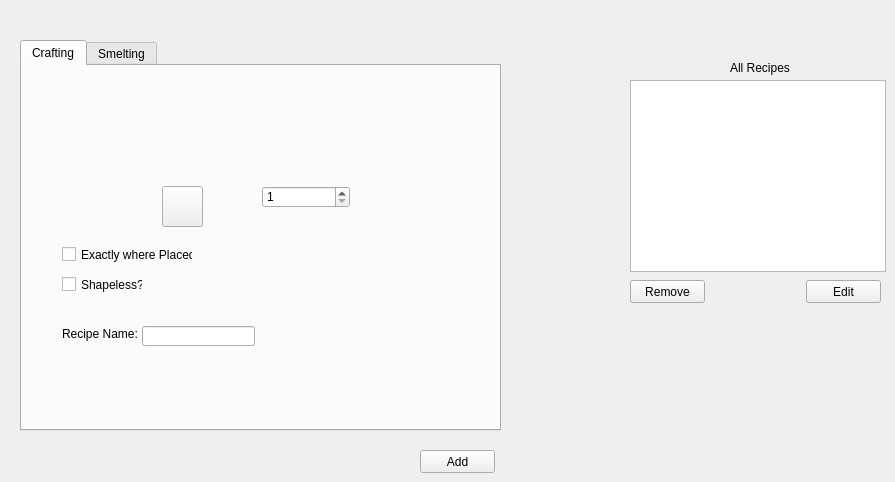
    <widget class="QWidget" name="tab_4">
     <attribute name="title">
      <string>Recipes</string>
     </attribute>
     <widget class="QListWidget" name="recipeList">
      <property name="geometry">
       <rect>
        <x>630</x>
        <y>80</y>
        <width>256</width>
        <height>192</height>
       </rect>
      </property>
      <property name="toolTip">
       <string>&lt;html&gt;&lt;head/&gt;&lt;body&gt;&lt;p&gt;A list of all custom recipes you have created.&lt;/p&gt;&lt;/body&gt;&lt;/html&gt;</string>
      </property>
     </widget>
     <widget class="QPushButton" name="buttonEditRecipe">
      <property name="geometry">
       <rect>
        <x>806</x>
        <y>280</y>
        <width>75</width>
        <height>23</height>
       </rect>
      </property>
      <property name="toolTip">
       <string>&lt;html&gt;&lt;head/&gt;&lt;body&gt;&lt;p&gt;Click a recipe from above, then press Edit to edit the block.&lt;/p&gt;&lt;/body&gt;&lt;/html&gt;</string>
      </property>
      <property name="text">
       <string>Edit</string>
      </property>
     </widget>
     <widget class="QPushButton" name="buttonRemoveRecipe">
      <property name="geometry">
       <rect>
        <x>630</x>
        <y>280</y>
        <width>75</width>
        <height>23</height>
       </rect>
      </property>
      <property name="toolTip">
       <string>&lt;html&gt;&lt;head/&gt;&lt;body&gt;&lt;p&gt;Click a recipe from above, then press Remove to delete it.&lt;br/&gt;This action cannot be undone.&lt;/p&gt;&lt;/body&gt;&lt;/html&gt;</string>
      </property>
      <property name="text">
       <string>Remove</string>
      </property>
     </widget>
     <widget class="QLabel" name="label_23">
      <property name="geometry">
       <rect>
        <x>730</x>
        <y>60</y>
        <width>61</width>
        <height>16</height>
       </rect>
      </property>
      <property name="text">
       <string>All Recipes</string>
      </property>
     </widget>
     <widget class="QTabWidget" name="tabWidget_2">
      <property name="geometry">
       <rect>
        <x>20</x>
        <y>40</y>
        <width>481</width>
        <height>391</height>
       </rect>
      </property>
      <property name="currentIndex">
       <number>0</number>
      </property>
      <widget class="QWidget" name="tab_5">
       <attribute name="title">
        <string>Crafting</string>
       </attribute>
       <widget class="QCheckBox" name="shapeless">
        <property name="geometry">
         <rect>
          <x>40</x>
          <y>210</y>
          <width>81</width>
          <height>17</height>
         </rect>
        </property>
        <property name="toolTip">
         <string>&lt;html&gt;&lt;head/&gt;&lt;body&gt;&lt;p&gt;Should the recipe be shapeless?&lt;/p&gt;&lt;/body&gt;&lt;/html&gt;</string>
        </property>
        <property name="text">
         <string>Shapeless?</string>
        </property>
       </widget>
       <widget class="QLabel" name="slot0Label">
        <property name="enabled">
         <bool>true</bool>
        </property>
        <property name="geometry">
         <rect>
          <x>40</x>
          <y>20</y>
          <width>41</width>
          <height>41</height>
         </rect>
        </property>
        <property name="text">
         <string/>
        </property>
        <property name="textInteractionFlags">
         <set>Qt::TextInteractionFlag::LinksAccessibleByMouse</set>
        </property>
       </widget>
       <widget class="QLabel" name="slot6Label">
        <property name="enabled">
         <bool>true</bool>
        </property>
        <property name="geometry">
         <rect>
          <x>140</x>
          <y>20</y>
          <width>41</width>
          <height>41</height>
         </rect>
        </property>
        <property name="text">
         <string/>
        </property>
        <property name="textInteractionFlags">
         <set>Qt::TextInteractionFlag::LinksAccessibleByMouse</set>
        </property>
       </widget>
       <widget class="QPushButton" name="slot6">
        <property name="enabled">
         <bool>true</bool>
        </property>
        <property name="geometry">
         <rect>
          <x>140</x>
          <y>20</y>
          <width>41</width>
          <height>41</height>
         </rect>
        </property>
        <property name="toolTip">
         <string>&lt;html&gt;&lt;head/&gt;&lt;body&gt;&lt;p&gt;One of the 9 slots in a crafting table. Click to select item/block.&lt;/p&gt;&lt;/body&gt;&lt;/html&gt;</string>
        </property>
        <property name="autoFillBackground">
         <bool>false</bool>
        </property>
        <property name="text">
         <string/>
        </property>
        <property name="checkable">
         <bool>false</bool>
        </property>
        <property name="flat">
         <bool>true</bool>
        </property>
       </widget>
       <widget class="QLabel" name="slot9Label">
        <property name="enabled">
         <bool>true</bool>
        </property>
        <property name="geometry">
         <rect>
          <x>240</x>
          <y>70</y>
          <width>41</width>
          <height>41</height>
         </rect>
        </property>
        <property name="text">
         <string/>
        </property>
        <property name="textInteractionFlags">
         <set>Qt::TextInteractionFlag::LinksAccessibleByMouse</set>
        </property>
       </widget>
       <widget class="QPushButton" name="slot5">
        <property name="enabled">
         <bool>true</bool>
        </property>
        <property name="geometry">
         <rect>
          <x>90</x>
          <y>120</y>
          <width>41</width>
          <height>41</height>
         </rect>
        </property>
        <property name="toolTip">
         <string>&lt;html&gt;&lt;head/&gt;&lt;body&gt;&lt;p&gt;One of the 9 slots in a crafting table. Click to select item/block.&lt;/p&gt;&lt;/body&gt;&lt;/html&gt;</string>
        </property>
        <property name="autoFillBackground">
         <bool>false</bool>
        </property>
        <property name="text">
         <string/>
        </property>
        <property name="checkable">
         <bool>false</bool>
        </property>
        <property name="flat">
         <bool>true</bool>
        </property>
       </widget>
       <widget class="QPushButton" name="slot8">
        <property name="enabled">
         <bool>true</bool>
        </property>
        <property name="geometry">
         <rect>
          <x>140</x>
          <y>120</y>
          <width>41</width>
          <height>41</height>
         </rect>
        </property>
        <property name="toolTip">
         <string>&lt;html&gt;&lt;head/&gt;&lt;body&gt;&lt;p&gt;One of the 9 slots in a crafting table. Click to select item/block.&lt;/p&gt;&lt;/body&gt;&lt;/html&gt;</string>
        </property>
        <property name="autoFillBackground">
         <bool>false</bool>
        </property>
        <property name="text">
         <string/>
        </property>
        <property name="checkable">
         <bool>false</bool>
        </property>
        <property name="flat">
         <bool>false</bool>
        </property>
       </widget>
       <widget class="QPushButton" name="slot2">
        <property name="enabled">
         <bool>true</bool>
        </property>
        <property name="geometry">
         <rect>
          <x>40</x>
          <y>120</y>
          <width>41</width>
          <height>41</height>
         </rect>
        </property>
        <property name="toolTip">
         <string>&lt;html&gt;&lt;head/&gt;&lt;body&gt;&lt;p&gt;One of the 9 slots in a crafting table. Click to select item/block.&lt;/p&gt;&lt;/body&gt;&lt;/html&gt;</string>
        </property>
        <property name="autoFillBackground">
         <bool>false</bool>
        </property>
        <property name="text">
         <string/>
        </property>
        <property name="checkable">
         <bool>false</bool>
        </property>
        <property name="flat">
         <bool>true</bool>
        </property>
       </widget>
       <widget class="QPushButton" name="slot9">
        <property name="enabled">
         <bool>true</bool>
        </property>
        <property name="geometry">
         <rect>
          <x>240</x>
          <y>70</y>
          <width>41</width>
          <height>41</height>
         </rect>
        </property>
        <property name="toolTip">
         <string>&lt;html&gt;&lt;head/&gt;&lt;body&gt;&lt;p&gt;The output of the crafting recipe. Click to select.&lt;/p&gt;&lt;/body&gt;&lt;/html&gt;</string>
        </property>
        <property name="autoFillBackground">
         <bool>false</bool>
        </property>
        <property name="text">
         <string/>
        </property>
        <property name="checkable">
         <bool>false</bool>
        </property>
        <property name="autoExclusive">
         <bool>false</bool>
        </property>
        <property name="flat">
         <bool>true</bool>
        </property>
       </widget>
       <widget class="QPushButton" name="slot4">
        <property name="enabled">
         <bool>true</bool>
        </property>
        <property name="geometry">
         <rect>
          <x>90</x>
          <y>70</y>
          <width>41</width>
          <height>41</height>
         </rect>
        </property>
        <property name="toolTip">
         <string>&lt;html&gt;&lt;head/&gt;&lt;body&gt;&lt;p&gt;One of the 9 slots in a crafting table. Click to select item/block.&lt;/p&gt;&lt;/body&gt;&lt;/html&gt;</string>
        </property>
        <property name="autoFillBackground">
         <bool>false</bool>
        </property>
        <property name="text">
         <string/>
        </property>
        <property name="checkable">
         <bool>false</bool>
        </property>
        <property name="flat">
         <bool>true</bool>
        </property>
       </widget>
       <widget class="QPushButton" name="slot1">
        <property name="enabled">
         <bool>true</bool>
        </property>
        <property name="geometry">
         <rect>
          <x>40</x>
          <y>70</y>
          <width>41</width>
          <height>41</height>
         </rect>
        </property>
        <property name="toolTip">
         <string>&lt;html&gt;&lt;head/&gt;&lt;body&gt;&lt;p&gt;One of the 9 slots in a crafting table. Click to select item/block.&lt;/p&gt;&lt;/body&gt;&lt;/html&gt;</string>
        </property>
        <property name="autoFillBackground">
         <bool>false</bool>
        </property>
        <property name="text">
         <string/>
        </property>
        <property name="checkable">
         <bool>false</bool>
        </property>
        <property name="flat">
         <bool>true</bool>
        </property>
       </widget>
       <widget class="QCheckBox" name="exact">
        <property name="geometry">
         <rect>
          <x>40</x>
          <y>180</y>
          <width>131</width>
          <height>17</height>
         </rect>
        </property>
        <property name="toolTip">
         <string>&lt;html&gt;&lt;head/&gt;&lt;body&gt;&lt;p&gt;Should it be exactly where places?&lt;/p&gt;&lt;/body&gt;&lt;/html&gt;</string>
        </property>
        <property name="text">
         <string>Exactly where Placed?</string>
        </property>
       </widget>
       <widget class="QLabel" name="slot3Label">
        <property name="enabled">
         <bool>true</bool>
        </property>
        <property name="geometry">
         <rect>
          <x>90</x>
          <y>20</y>
          <width>41</width>
          <height>41</height>
         </rect>
        </property>
        <property name="text">
         <string/>
        </property>
        <property name="textInteractionFlags">
         <set>Qt::TextInteractionFlag::LinksAccessibleByMouse</set>
        </property>
       </widget>
       <widget class="QPushButton" name="slot7">
        <property name="enabled">
         <bool>true</bool>
        </property>
        <property name="geometry">
         <rect>
          <x>140</x>
          <y>70</y>
          <width>41</width>
          <height>41</height>
         </rect>
        </property>
        <property name="toolTip">
         <string>&lt;html&gt;&lt;head/&gt;&lt;body&gt;&lt;p&gt;One of the 9 slots in a crafting table. Click to select item/block.&lt;/p&gt;&lt;/body&gt;&lt;/html&gt;</string>
        </property>
        <property name="autoFillBackground">
         <bool>false</bool>
        </property>
        <property name="text">
         <string/>
        </property>
        <property name="checkable">
         <bool>false</bool>
        </property>
        <property name="flat">
         <bool>true</bool>
        </property>
       </widget>
       <widget class="QLabel" name="slot1Label">
        <property name="enabled">
         <bool>true</bool>
        </property>
        <property name="geometry">
         <rect>
          <x>40</x>
          <y>70</y>
          <width>41</width>
          <height>41</height>
         </rect>
        </property>
        <property name="text">
         <string/>
        </property>
        <property name="textInteractionFlags">
         <set>Qt::TextInteractionFlag::LinksAccessibleByMouse</set>
        </property>
       </widget>
       <widget class="QLabel" name="slot7Label">
        <property name="enabled">
         <bool>true</bool>
        </property>
        <property name="geometry">
         <rect>
          <x>140</x>
          <y>70</y>
          <width>41</width>
          <height>41</height>
         </rect>
        </property>
        <property name="text">
         <string/>
        </property>
        <property name="textInteractionFlags">
         <set>Qt::TextInteractionFlag::LinksAccessibleByMouse</set>
        </property>
       </widget>
       <widget class="QLabel" name="slot8Label">
        <property name="enabled">
         <bool>true</bool>
        </property>
        <property name="geometry">
         <rect>
          <x>140</x>
          <y>120</y>
          <width>41</width>
          <height>41</height>
         </rect>
        </property>
        <property name="text">
         <string/>
        </property>
        <property name="textInteractionFlags">
         <set>Qt::TextInteractionFlag::LinksAccessibleByMouse</set>
        </property>
       </widget>
       <widget class="QPushButton" name="slot3">
        <property name="enabled">
         <bool>true</bool>
        </property>
        <property name="geometry">
         <rect>
          <x>90</x>
          <y>20</y>
          <width>41</width>
          <height>41</height>
         </rect>
        </property>
        <property name="toolTip">
         <string>&lt;html&gt;&lt;head/&gt;&lt;body&gt;&lt;p&gt;One of the 9 slots in a crafting table. Click to select item/block.&lt;/p&gt;&lt;/body&gt;&lt;/html&gt;</string>
        </property>
        <property name="autoFillBackground">
         <bool>false</bool>
        </property>
        <property name="text">
         <string/>
        </property>
        <property name="checkable">
         <bool>false</bool>
        </property>
        <property name="flat">
         <bool>true</bool>
        </property>
       </widget>
       <widget class="QLabel" name="slot2Label">
        <property name="enabled">
         <bool>true</bool>
        </property>
        <property name="geometry">
         <rect>
          <x>40</x>
          <y>120</y>
          <width>41</width>
          <height>41</height>
         </rect>
        </property>
        <property name="text">
         <string/>
        </property>
        <property name="textInteractionFlags">
         <set>Qt::TextInteractionFlag::LinksAccessibleByMouse</set>
        </property>
       </widget>
       <widget class="QLabel" name="slot5Label">
        <property name="enabled">
         <bool>true</bool>
        </property>
        <property name="geometry">
         <rect>
          <x>90</x>
          <y>120</y>
          <width>41</width>
          <height>41</height>
         </rect>
        </property>
        <property name="text">
         <string/>
        </property>
        <property name="textInteractionFlags">
         <set>Qt::TextInteractionFlag::LinksAccessibleByMouse</set>
        </property>
       </widget>
       <widget class="QPushButton" name="slot0">
        <property name="enabled">
         <bool>true</bool>
        </property>
        <property name="geometry">
         <rect>
          <x>40</x>
          <y>20</y>
          <width>41</width>
          <height>41</height>
         </rect>
        </property>
        <property name="toolTip">
         <string>&lt;html&gt;&lt;head/&gt;&lt;body&gt;&lt;p&gt;One of the 9 slots in a crafting table. Click to select item/block.&lt;/p&gt;&lt;/body&gt;&lt;/html&gt;</string>
        </property>
        <property name="autoFillBackground">
         <bool>false</bool>
        </property>
        <property name="styleSheet">
         <string notr="true"/>
        </property>
        <property name="text">
         <string/>
        </property>
        <property name="checkable">
         <bool>false</bool>
        </property>
        <property name="flat">
         <bool>true</bool>
        </property>
       </widget>
       <widget class="QLabel" name="slot4Label">
        <property name="enabled">
         <bool>true</bool>
        </property>
        <property name="geometry">
         <rect>
          <x>90</x>
          <y>70</y>
          <width>41</width>
          <height>41</height>
         </rect>
        </property>
        <property name="text">
         <string/>
        </property>
        <property name="textInteractionFlags">
         <set>Qt::TextInteractionFlag::LinksAccessibleByMouse</set>
        </property>
       </widget>
       <widget class="QLineEdit" name="lineEdit">
        <property name="geometry">
         <rect>
          <x>120</x>
          <y>260</y>
          <width>113</width>
          <height>20</height>
         </rect>
        </property>
        <property name="toolTip">
         <string>&lt;html&gt;&lt;head/&gt;&lt;body&gt;&lt;p&gt;The name of the recipe! Should be lowercase &amp;amp; underscores only.&lt;/p&gt;&lt;/body&gt;&lt;/html&gt;</string>
        </property>
       </widget>
       <widget class="QLabel" name="label_25">
        <property name="geometry">
         <rect>
          <x>40</x>
          <y>260</y>
          <width>81</width>
          <height>16</height>
         </rect>
        </property>
        <property name="text">
         <string>Recipe Name:</string>
        </property>
       </widget>
       <widget class="QSpinBox" name="slot9Count">
        <property name="geometry">
         <rect>
          <x>240</x>
          <y>120</y>
          <width>88</width>
          <height>22</height>
         </rect>
        </property>
        <property name="toolTip">
         <string>&lt;html&gt;&lt;head/&gt;&lt;body&gt;&lt;p&gt;The count of the output.&lt;/p&gt;&lt;/body&gt;&lt;/html&gt;</string>
        </property>
        <property name="minimum">
         <number>1</number>
        </property>
        <property name="maximum">
         <number>64</number>
        </property>
       </widget>
       <zorder>shapeless</zorder>
       <zorder>slot0Label</zorder>
       <zorder>slot6Label</zorder>
       <zorder>slot9Label</zorder>
       <zorder>exact</zorder>
       <zorder>slot3Label</zorder>
       <zorder>slot1Label</zorder>
       <zorder>slot7Label</zorder>
       <zorder>slot8Label</zorder>
       <zorder>slot2Label</zorder>
       <zorder>slot5Label</zorder>
       <zorder>slot4Label</zorder>
       <zorder>slot1</zorder>
       <zorder>slot3</zorder>
       <zorder>slot2</zorder>
       <zorder>slot5</zorder>
       <zorder>slot6</zorder>
       <zorder>slot4</zorder>
       <zorder>slot0</zorder>
       <zorder>slot8</zorder>
       <zorder>slot7</zorder>
       <zorder>slot9</zorder>
       <zorder>lineEdit</zorder>
       <zorder>label_25</zorder>
       <zorder>slot9Count</zorder>
      </widget>
      <widget class="QWidget" name="tab_6">
       <attribute name="title">
        <string>Smelting</string>
       </attribute>
       <widget class="QLabel" name="label_24">
        <property name="geometry">
         <rect>
          <x>170</x>
          <y>110</y>
          <width>111</width>
          <height>41</height>
         </rect>
        </property>
        <property name="text">
         <string>COMING SOON!</string>
        </property>
       </widget>
      </widget>
     </widget>
     <widget class="QPushButton" name="buttonAddRecipe">
      <property name="geometry">
       <rect>
        <x>420</x>
        <y>450</y>
        <width>75</width>
        <height>23</height>
       </rect>
      </property>
      <property name="toolTip">
       <string>&lt;html&gt;&lt;head/&gt;&lt;body&gt;&lt;p&gt;Adds the recipe!&lt;/p&gt;&lt;/body&gt;&lt;/html&gt;</string>
      </property>
      <property name="text">
       <string>Add</string>
      </property>
     </widget>
    </widget>
